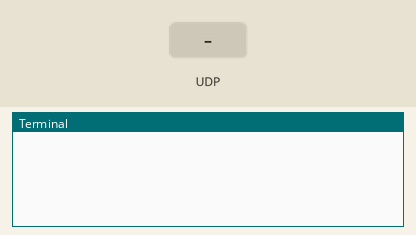
Simulated run of this program. Board: Raspberry Pi (BCM pin numbers). On the bench: the last lines printed to the terminal. The test bench sets the inputs (shaded band). The camera gives no picture and a still takes 0.5 s; threads take turns every 2 ms.

Above: at 1.2 s.
1.3 s: UDP packet "zoom_max" arrives
At 2.0 s:
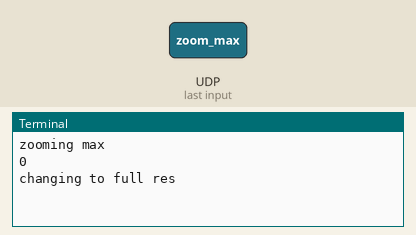
2.8 s: UDP packet "zoom_min" arrives
At 3.2 s:
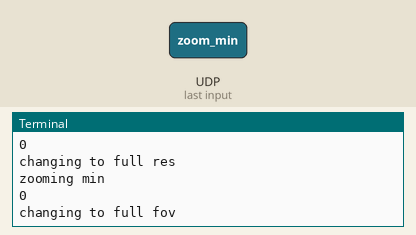
4.3 s: UDP packet "zoom_mid" arrives
At 5.5 s:
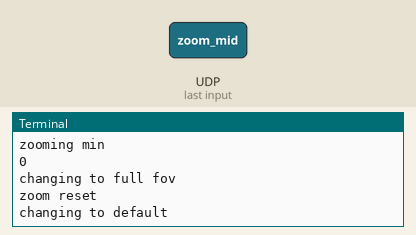

The program:

capture_stream_udp_zoomable.py
```python
import socket
import time
import threading

from picamera2 import Picamera2
from picamera2.encoders import H264Encoder
from picamera2.outputs import FileOutput

# Initialize Picamera2 and zoom-related variables
picam2 = Picamera2()
video_config_default  = picam2.create_video_configuration({"size": (1532, 864)}, raw=picam2.sensor_modes[0])
video_config_full_fov = picam2.create_video_configuration({"size": (1532, 864)}, raw=picam2.sensor_modes[1])
video_config_full_res = picam2.create_video_configuration({"size": (1532, 864)}, raw=picam2.sensor_modes[2])
picam2.configure(video_config_default)
encoder = H264Encoder(2000000)

full_res = picam2.camera_properties['PixelArraySize']
size = full_res

def use_config_full_res():
    print(picam2.camera_config)
    if picam2.camera_config['raw']['size'][0] != 4608:
        print("changing to full res")
        picam2.stop()
        picam2.configure(video_config_full_res)
        picam2.start()

def use_config_default():
    if picam2.camera_config['raw']['size'][0] != 1532:
        print("changing to default")
        picam2.stop()
        picam2.configure(video_config_default)
        picam2.start()

def use_config_full_fov():
    print(picam2.camera_config)
    if picam2.camera_config['raw']['size'][0] != 2304:
        print("changing to full fov")
        picam2.stop()
        picam2.configure(video_config_full_fov)
        picam2.start()

# Function to handle zooming
def zoom_max():
    print("zooming max")
    use_config_full_res()
    global size
    #time.sleep(2)
    #size = [int(s * 0.95) for s in size]
    size = [1532, 864]
    offset = calc_center_offset(size)
    picam2.set_controls({"ScalerCrop": offset + size})

def zoom_min():
    print("zooming min")
    use_config_full_fov()
    global size
    #size = [int(s * 1.05) for s in size]
    size = [4608, 2592]
    offset = calc_center_offset(size)
    picam2.set_controls({"ScalerCrop": offset + size})

def zoom_mid():
    print("zoom reset")
    use_config_default()
    global size
    size = [3072, 1728]
    offset = calc_center_offset(size)
    picam2.set_controls({"ScalerCrop": offset + size})

def calc_center_offset(size):
    return [(r - s) // 2 for r, s in zip(full_res, size)]

# Function to handle zooming network commands
def handle_commands(sock):
    while True:
        data, addr = sock.recvfrom(1024)
        command = data.decode('utf-8')
        if command == 'zoom_max':
            zoom_max()
        elif command == 'zoom_min':
            zoom_min()
        elif command == 'zoom_mid':
            zoom_mid()

# Create a UDP socket for video
video_sock = socket.socket(socket.AF_INET, socket.SOCK_DGRAM)
video_sock.connect(("desk.local", 10001))  # Replace REMOTEIP with the target IP address
stream = video_sock.makefile("wb")

# Create a UDP socket for zooming commands
command_sock = socket.socket(socket.AF_INET, socket.SOCK_DGRAM)
command_sock.bind(("0.0.0.0", 10002))

# Start the command handling thread
command_thread = threading.Thread(target=handle_commands, args=(command_sock,))
command_thread.daemon = True
command_thread.start()

# Start video recording
picam2.start_recording(encoder, FileOutput(stream))

try:
    while True:
        # Wait for a new frame
        picam2.capture_metadata()
        time.sleep(0.05)

except KeyboardInterrupt:
    print("Stopping recording.")
    picam2.stop_recording()
```

Measured:
- after the input at 1.3 s, the terminal: prints a new line at once (image 1)
- after the input at 2.8 s, the terminal: prints a new line at once (image 2)
- after the input at 4.3 s, the terminal: prints a new line at once (image 3)
